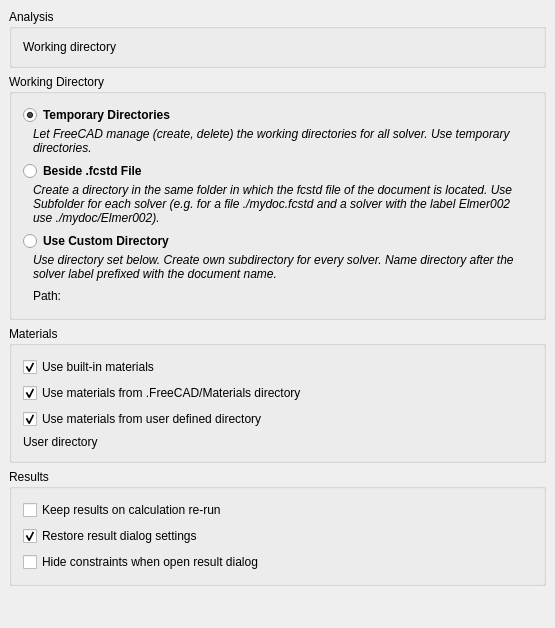
<?xml version="1.0" encoding="UTF-8"?>
<ui version="4.0">
 <class>FemGui::DlgSettingsFemGeneralImp</class>
 <widget class="QWidget" name="FemGui::DlgSettingsFemGeneralImp">
  <property name="geometry">
   <rect>
    <x>0</x>
    <y>0</y>
    <width>555</width>
    <height>628</height>
   </rect>
  </property>
  <property name="windowTitle">
   <string>General</string>
  </property>
  <layout class="QGridLayout" name="gridLayout1">
   <property name="margin">
    <number>9</number>
   </property>
   <property name="spacing">
    <number>6</number>
   </property>
   <item row="1" column="0">
    <layout class="QVBoxLayout" name="verticalLayout_21">
     <item>
      <widget class="QGroupBox" name="gb_analysis">
       <property name="sizePolicy">
        <sizepolicy hsizetype="Preferred" vsizetype="Preferred">
         <horstretch>0</horstretch>
         <verstretch>0</verstretch>
        </sizepolicy>
       </property>
       <property name="layoutDirection">
        <enum>Qt::LeftToRight</enum>
       </property>
       <property name="title">
        <string>Analysis</string>
       </property>
       <property name="alignment">
        <set>Qt::AlignLeading|Qt::AlignLeft|Qt::AlignTop</set>
       </property>
       <layout class="QHBoxLayout" name="horizontalLayout_6">
        <property name="sizeConstraint">
         <enum>QLayout::SetNoConstraint</enum>
        </property>
        <item>
         <layout class="QVBoxLayout" name="verticalLayout_9">
          <item>
           <layout class="QGridLayout" name="gl_analysis">
            <item row="2" column="2">
             <widget class="Gui::PrefFileChooser" name="fc_analysis_working_directory" native="true">
              <property name="enabled">
               <bool>true</bool>
              </property>
              <property name="sizePolicy">
               <sizepolicy hsizetype="Preferred" vsizetype="Preferred">
                <horstretch>0</horstretch>
                <verstretch>0</verstretch>
               </sizepolicy>
              </property>
              <property name="baseSize">
               <size>
                <width>0</width>
                <height>0</height>
               </size>
              </property>
              <property name="prefEntry" stdset="0">
               <cstring>WorkingDir</cstring>
              </property>
              <property name="mode">
               <enum>Gui::FileChooser::Directory</enum>
              </property>
              <property name="prefPath" stdset="0">
               <cstring>Mod/Fem/General</cstring>
              </property>
             </widget>
            </item>
            <item row="2" column="0">
             <widget class="QLabel" name="l_analysis_working_directory">
              <property name="enabled">
               <bool>true</bool>
              </property>
              <property name="minimumSize">
               <size>
                <width>100</width>
                <height>0</height>
               </size>
              </property>
              <property name="text">
               <string>Working directory</string>
              </property>
             </widget>
            </item>
           </layout>
          </item>
         </layout>
        </item>
       </layout>
      </widget>
     </item>
     <item>
      <widget class="QGroupBox" name="gb_wd">
       <property name="sizePolicy">
        <sizepolicy hsizetype="Preferred" vsizetype="Maximum">
         <horstretch>0</horstretch>
         <verstretch>0</verstretch>
        </sizepolicy>
       </property>
       <property name="title">
        <string>Working Directory</string>
       </property>
       <layout class="QVBoxLayout" name="verticalLayout_2">
        <item>
         <layout class="QVBoxLayout" name="verticalLayout_3">
          <property name="spacing">
           <number>2</number>
          </property>
          <item>
           <widget class="Gui::PrefRadioButton" name="cb_wd_temp">
            <property name="font">
             <font>
              <weight>75</weight>
              <bold>true</bold>
             </font>
            </property>
            <property name="accessibleDescription">
             <string>sdfsdfsdfds</string>
            </property>
            <property name="text">
             <string>Temporary Directories</string>
            </property>
            <property name="checked">
             <bool>true</bool>
            </property>
            <property name="prefPath" stdset="0">
             <cstring>Mod/Fem/Elmer</cstring>
            </property>
            <property name="prefEntry" stdset="0">
             <cstring>UseTempDirectory</cstring>
            </property>
           </widget>
          </item>
          <item>
           <widget class="QLabel" name="l_wd_temp_desc">
            <property name="font">
             <font>
              <italic>true</italic>
             </font>
            </property>
            <property name="text">
             <string>Let FreeCAD manage (create, delete) the working directories for all solver. Use temporary directories.</string>
            </property>
            <property name="wordWrap">
             <bool>true</bool>
            </property>
            <property name="indent">
             <number>10</number>
            </property>
           </widget>
          </item>
         </layout>
        </item>
        <item>
         <layout class="QVBoxLayout" name="verticalLayout_4">
          <property name="spacing">
           <number>2</number>
          </property>
          <item>
           <widget class="Gui::PrefRadioButton" name="cb_wd_beside">
            <property name="font">
             <font>
              <weight>75</weight>
              <bold>true</bold>
             </font>
            </property>
            <property name="text">
             <string>Beside .fcstd File</string>
            </property>
            <property name="prefPath" stdset="0">
             <cstring>Mod/Fem/Elmer</cstring>
            </property>
            <property name="prefEntry" stdset="0">
             <cstring>UseBesideDirectory</cstring>
            </property>
           </widget>
          </item>
          <item>
           <widget class="QLabel" name="l_wd_beside_desc">
            <property name="font">
             <font>
              <italic>true</italic>
             </font>
            </property>
            <property name="text">
             <string>Create a directory in the same folder in which the fcstd file of the document is located. Use Subfolder for each solver (e.g. for a file ./mydoc.fcstd and a solver with the label Elmer002 use ./mydoc/Elmer002).</string>
            </property>
            <property name="wordWrap">
             <bool>true</bool>
            </property>
            <property name="indent">
             <number>10</number>
            </property>
           </widget>
          </item>
         </layout>
        </item>
        <item>
         <layout class="QVBoxLayout" name="verticalLayout_5">
          <property name="spacing">
           <number>2</number>
          </property>
          <item>
           <widget class="Gui::PrefRadioButton" name="cb_wd_custom">
            <property name="font">
             <font>
              <weight>75</weight>
              <bold>true</bold>
             </font>
            </property>
            <property name="text">
             <string>Use Custom Directory</string>
            </property>
            <property name="prefPath" stdset="0">
             <cstring>Mod/Fem/Elmer</cstring>
            </property>
            <property name="prefEntry" stdset="0">
             <cstring>UseCustomDirectory</cstring>
            </property>
           </widget>
          </item>
          <item>
           <widget class="QLabel" name="l_custom_desc">
            <property name="font">
             <font>
              <italic>true</italic>
             </font>
            </property>
            <property name="text">
             <string>Use directory set below. Create own subdirectory for every solver. Name directory after the solver label prefixed with the document name.</string>
            </property>
            <property name="wordWrap">
             <bool>true</bool>
            </property>
            <property name="indent">
             <number>10</number>
            </property>
           </widget>
          </item>
          <item>
           <layout class="QHBoxLayout" name="horizontalLayout_2">
            <property name="leftMargin">
             <number>0</number>
            </property>
            <property name="topMargin">
             <number>3</number>
            </property>
            <property name="rightMargin">
             <number>0</number>
            </property>
            <property name="bottomMargin">
             <number>0</number>
            </property>
            <item>
             <widget class="QLabel" name="l_wd_custom_path">
              <property name="text">
               <string>Path:</string>
              </property>
              <property name="indent">
               <number>10</number>
              </property>
             </widget>
            </item>
            <item>
             <widget class="Gui::PrefFileChooser" name="le_wd_custom">
              <property name="enabled">
               <bool>false</bool>
              </property>
              <property name="maximumSize">
               <size>
                <width>250</width>
                <height>16777215</height>
               </size>
              </property>
              <property name="mode">
               <enum>Gui::FileChooser::Directory</enum>
              </property>
              <property name="prefPath" stdset="0">
               <cstring>Mod/Fem/Elmer</cstring>
              </property>
              <property name="prefEntry" stdset="0">
               <cstring>CustomDirectoryPath</cstring>
              </property>
             </widget>
            </item>
            <item>
             <spacer name="horizontalSpacer">
              <property name="orientation">
               <enum>Qt::Horizontal</enum>
              </property>
              <property name="sizeType">
               <enum>QSizePolicy::Expanding</enum>
              </property>
              <property name="sizeHint" stdset="0">
               <size>
                <width>0</width>
                <height>20</height>
               </size>
              </property>
             </spacer>
            </item>
           </layout>
          </item>
         </layout>
        </item>
       </layout>
      </widget>
     </item>
     <item>
      <widget class="QGroupBox" name="gb_materials">
       <property name="title">
        <string>Materials</string>
       </property>
       <layout class="QHBoxLayout" name="horizontalLayout_3">
        <item>
         <layout class="QVBoxLayout" name="verticalLayout_6">
          <item>
           <widget class="Gui::PrefCheckBox" name="cb_use_built_in_materials">
            <property name="text">
             <string>Use built-in materials</string>
            </property>
            <property name="checked">
             <bool>true</bool>
            </property>
            <property name="prefEntry" stdset="0">
             <cstring>UseBuiltInMaterials</cstring>
            </property>
            <property name="prefPath" stdset="0">
             <cstring>Mod/Fem/General</cstring>
            </property>
           </widget>
          </item>
          <item>
           <widget class="Gui::PrefCheckBox" name="cb_use_mat_from_config_dir">
            <property name="text">
             <string>Use materials from .FreeCAD/Materials directory</string>
            </property>
            <property name="checked">
             <bool>true</bool>
            </property>
            <property name="prefEntry" stdset="0">
             <cstring>UseMaterialsFromConfigDir</cstring>
            </property>
            <property name="prefPath" stdset="0">
             <cstring>Mod/Fem/General</cstring>
            </property>
           </widget>
          </item>
          <item>
           <widget class="Gui::PrefCheckBox" name="cb_use_mat_from_custom_dir">
            <property name="text">
             <string>Use materials from user defined directory</string>
            </property>
            <property name="checked">
             <bool>true</bool>
            </property>
            <property name="prefEntry" stdset="0">
             <cstring>UseMaterialsFromCustomDir</cstring>
            </property>
            <property name="prefPath" stdset="0">
             <cstring>Mod/Fem/General</cstring>
            </property>
           </widget>
          </item>
          <item>
           <layout class="QGridLayout" name="gridLayout">
            <item row="1" column="1">
             <widget class="Gui::PrefFileChooser" name="fc_custom_mat_dir" native="true">
              <property name="enabled">
               <bool>true</bool>
              </property>
              <property name="sizePolicy">
               <sizepolicy hsizetype="Preferred" vsizetype="Preferred">
                <horstretch>0</horstretch>
                <verstretch>0</verstretch>
               </sizepolicy>
              </property>
              <property name="baseSize">
               <size>
                <width>0</width>
                <height>0</height>
               </size>
              </property>
              <property name="prefEntry" stdset="0">
               <cstring>CustomMaterialsDir</cstring>
              </property>
              <property name="prefPath" stdset="0">
               <cstring>Mod/Fem/General</cstring>
              </property>
             </widget>
            </item>
            <item row="1" column="0">
             <widget class="QLabel" name="l_custom_mat_dir">
              <property name="enabled">
               <bool>true</bool>
              </property>
              <property name="minimumSize">
               <size>
                <width>100</width>
                <height>0</height>
               </size>
              </property>
              <property name="text">
               <string>User directory</string>
              </property>
             </widget>
            </item>
           </layout>
          </item>
         </layout>
        </item>
       </layout>
      </widget>
     </item>
     <item>
      <widget class="QGroupBox" name="gb_results">
       <property name="title">
        <string>Results</string>
       </property>
       <layout class="QHBoxLayout" name="horizontalLayout_5">
        <item>
         <layout class="QVBoxLayout" name="verticalLayout_7">
          <item>
           <widget class="Gui::PrefCheckBox" name="cb_keep_results_on_rerun">
            <property name="enabled">
             <bool>true</bool>
            </property>
            <property name="text">
             <string>Keep results on calculation re-run</string>
            </property>
            <property name="checked">
             <bool>false</bool>
            </property>
            <property name="prefEntry" stdset="0">
             <cstring>KeepResultsOnReRun</cstring>
            </property>
            <property name="prefPath" stdset="0">
             <cstring>Mod/Fem/General</cstring>
            </property>
           </widget>
          </item>
          <item>
           <widget class="Gui::PrefCheckBox" name="cb_restore_result_dialog">
            <property name="text">
             <string>Restore result dialog settings</string>
            </property>
            <property name="checked">
             <bool>true</bool>
            </property>
            <property name="prefEntry" stdset="0">
             <cstring>RestoreResultDialog</cstring>
            </property>
            <property name="prefPath" stdset="0">
             <cstring>Mod/Fem/General</cstring>
            </property>
           </widget>
          </item>
          <item>
           <widget class="Gui::PrefCheckBox" name="cb_hide_constraint">
            <property name="enabled">
             <bool>true</bool>
            </property>
            <property name="text">
             <string>Hide constraints when open result dialog</string>
            </property>
            <property name="checkable">
             <bool>true</bool>
            </property>
            <property name="checked">
             <bool>false</bool>
            </property>
            <property name="prefEntry" stdset="0">
             <cstring>HideConstraint</cstring>
            </property>
            <property name="prefPath" stdset="0">
             <cstring>Mod/Fem/General</cstring>
            </property>
           </widget>
          </item>
         </layout>
        </item>
       </layout>
      </widget>
     </item>
    </layout>
   </item>
   <item row="2" column="0">
    <spacer name="verticalSpacer">
     <property name="orientation">
      <enum>Qt::Vertical</enum>
     </property>
     <property name="sizeHint" stdset="0">
      <size>
       <width>20</width>
       <height>40</height>
      </size>
     </property>
    </spacer>
   </item>
  </layout>
 </widget>
 <layoutdefault spacing="6" margin="11"/>
 <customwidgets>
  <customwidget>
   <class>Gui::PrefCheckBox</class>
   <extends>QCheckBox</extends>
   <header>Gui/PrefWidgets.h</header>
  </customwidget>
  <customwidget>
   <class>Gui::FileChooser</class>
   <extends>QWidget</extends>
   <header>Gui/FileDialog.h</header>
  </customwidget>
  <customwidget>
   <class>Gui::PrefFileChooser</class>
   <extends>Gui::FileChooser</extends>
   <header>Gui/PrefWidgets.h</header>
  </customwidget>
  <customwidget>
   <class>Gui::PrefLineEdit</class>
   <extends>QLineEdit</extends>
   <header>Gui/PrefWidgets.h</header>
  </customwidget>
  <customwidget>
   <class>Gui::PrefRadioButton</class>
   <extends>QRadioButton</extends>
   <header>Gui/PrefWidgets.h</header>
  </customwidget>
 </customwidgets>
 <resources>
  <include location="Resources/Fem.qrc"/>
 </resources>
 <connections>
  <connection>
   <sender>cb_wd_custom</sender>
   <signal>toggled(bool)</signal>
   <receiver>le_wd_custom</receiver>
   <slot>setDisabled(bool)</slot>
   <hints>
    <hint type="sourcelabel">
     <x>188</x>
     <y>314</y>
    </hint>
    <hint type="destinationlabel">
     <x>137</x>
     <y>372</y>
    </hint>
   </hints>
  </connection>
  <connection>
   <sender>cb_wd_custom</sender>
   <signal>toggled(bool)</signal>
   <receiver>le_wd_custom</receiver>
   <slot>setEnabled(bool)</slot>
   <hints>
    <hint type="sourcelabel">
     <x>188</x>
     <y>314</y>
    </hint>
    <hint type="destinationlabel">
     <x>137</x>
     <y>372</y>
    </hint>
   </hints>
  </connection>
  <connection>
   <sender>cb_use_mat_from_custom_dir</sender>
   <signal>toggled(bool)</signal>
   <receiver>l_custom_mat_dir</receiver>
   <slot>setDisabled(bool)</slot>
   <hints>
    <hint type="sourcelabel">
     <x>93</x>
     <y>262</y>
    </hint>
    <hint type="destinationlabel">
     <x>89</x>
     <y>289</y>
    </hint>
   </hints>
  </connection>
  <connection>
   <sender>cb_use_mat_from_custom_dir</sender>
   <signal>toggled(bool)</signal>
   <receiver>fc_custom_mat_dir</receiver>
   <slot>setDisabled(bool)</slot>
   <hints>
    <hint type="sourcelabel">
     <x>240</x>
     <y>258</y>
    </hint>
    <hint type="destinationlabel">
     <x>241</x>
     <y>285</y>
    </hint>
   </hints>
  </connection>
  <connection>
   <sender>cb_use_mat_from_custom_dir</sender>
   <signal>toggled(bool)</signal>
   <receiver>l_custom_mat_dir</receiver>
   <slot>setEnabled(bool)</slot>
   <hints>
    <hint type="sourcelabel">
     <x>123</x>
     <y>266</y>
    </hint>
    <hint type="destinationlabel">
     <x>122</x>
     <y>297</y>
    </hint>
   </hints>
  </connection>
  <connection>
   <sender>cb_use_mat_from_custom_dir</sender>
   <signal>toggled(bool)</signal>
   <receiver>fc_custom_mat_dir</receiver>
   <slot>setEnabled(bool)</slot>
   <hints>
    <hint type="sourcelabel">
     <x>380</x>
     <y>266</y>
    </hint>
    <hint type="destinationlabel">
     <x>380</x>
     <y>293</y>
    </hint>
   </hints>
  </connection>
 </connections>
</ui>
